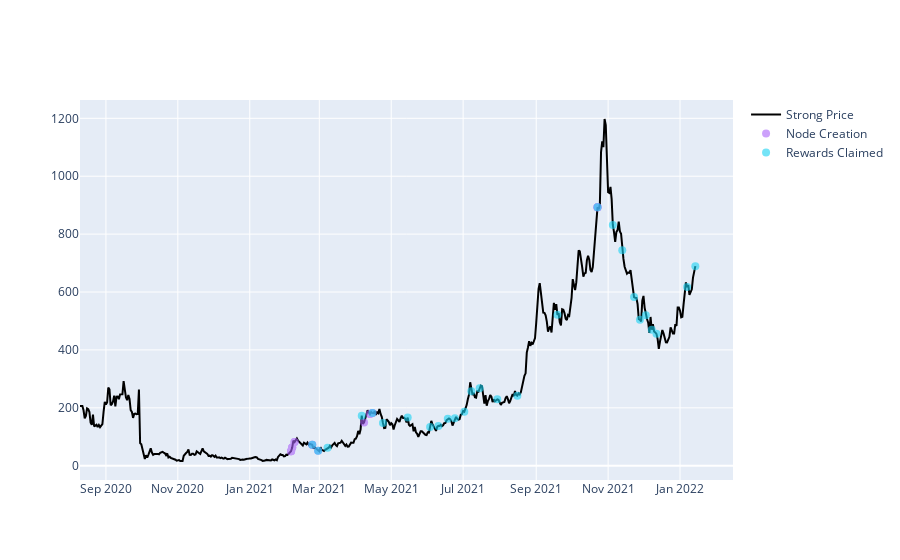

Source (notebook cell):
### Code cell
fig = go.Figure([go.Scatter(x=Price_data.index, y=Price_data['price'], line_color="black",  name = "Strong Price")])
fig.add_traces(go.Scatter(x=Node_creation_df.index, y=Node_creation_df['price'],name = "Node Creation",
                          textposition='top left',
                          textfont=dict(color='#233a77'),
                          opacity=0.6,
                          mode='markers+text',
                          marker=dict(color='#AB63FA', size=8),
                        #   text = Node_creation_df["tgl"])
                        )),
fig.add_traces(go.Scatter(x=Claim_data.index, y=Claim_data['price'],name = "Rewards Claimed",
                          textposition='top left',
                          textfont=dict(color='#233a77'),
                          opacity=0.6,
                          mode='markers+text',
                          marker=dict(color='#19D3F3', size=8),
                        #   text = Node_creation_df["tgl"])
                        ))
                        
              

fig.show()

### Figure 1 — Plotly figure (JSON) as saved in the notebook; plotly's stock layout.template omitted (floating-point values rounded to 4 significant figures; data arrays with more than 128 entries replaced by an {"elided": "..."} marker saying what was removed)
{"data": [{"line": {"color": "black"}, "name": "Strong Price", "type": "scatter", "x": {"elided": "523 str values"}, "y": {"elided": "523 float values"}}, {"marker": {"color": "#AB63FA", "size": 8}, "mode": "markers+text", "name": "Node Creation", "opacity": 0.6, "textfont": {"color": "#233a77"}, "textposition": "top left", "type": "scatter", "x": ["2021-02-05T00:00:00", "2021-02-05T00:00:00", "2021-02-05T00:00:00", "2021-02-06T00:00:00", "2021-02-06T00:00:00", "2021-02-06T00:00:00", "2021-02-08T00:00:00", "2021-02-08T00:00:00", "2021-02-23T00:00:00", "2021-02-23T00:00:00", "2021-02-28T00:00:00", "2021-04-08T00:00:00", "2021-04-13T00:00:00", "2021-04-13T00:00:00", "2021-04-15T00:00:00", "2021-04-15T00:00:00", "2021-10-23T00:00:00", "2021-10-23T00:00:00", "2021-10-23T00:00:00", "2021-10-23T00:00:00"], "y": [49.88, 49.88, 49.88, 62.74, 62.74, 62.74, 81.87, 81.87, 72.17, 72.17, 52.11, 149.6, 178.3, 178.3, 181.7, 181.7, 892.6, 892.6, 892.6, 892.6]}, {"marker": {"color": "#19D3F3", "size": 8}, "mode": "markers+text", "name": "Rewards Claimed", "opacity": 0.6, "textfont": {"color": "#233a77"}, "textposition": "top left", "type": "scatter", "x": ["2022-01-14T00:00:00", "2022-01-07T00:00:00", "2021-12-12T00:00:00", "2021-12-08T00:00:00", "2021-12-03T00:00:00", "2021-11-28T00:00:00", "2021-11-23T00:00:00", "2021-11-13T00:00:00", "2021-11-05T00:00:00", "2021-10-23T00:00:00", "2021-09-19T00:00:00", "2021-08-16T00:00:00", "2021-07-30T00:00:00", "2021-07-15T00:00:00", "2021-07-08T00:00:00", "2021-07-02T00:00:00", "2021-06-24T00:00:00", "2021-06-18T00:00:00", "2021-06-10T00:00:00", "2021-06-03T00:00:00", "2021-05-15T00:00:00", "2021-04-24T00:00:00", "2021-04-15T00:00:00", "2021-04-06T00:00:00", "2021-03-08T00:00:00", "2021-02-28T00:00:00", "2021-02-23T00:00:00"], "y": [689.4, 617.7, 455.5, 469.7, 520.1, 504.3, 582.7, 744.6, 831.7, 892.6, 521.2, 241.9, 229.2, 267.6, 257.3, 186.7, 164.2, 162.0, 137.6, 133.4, 166.2, 147.8, 181.7, 173.0, 62.44, 52.11, 72.17]}], "layout": {}}
